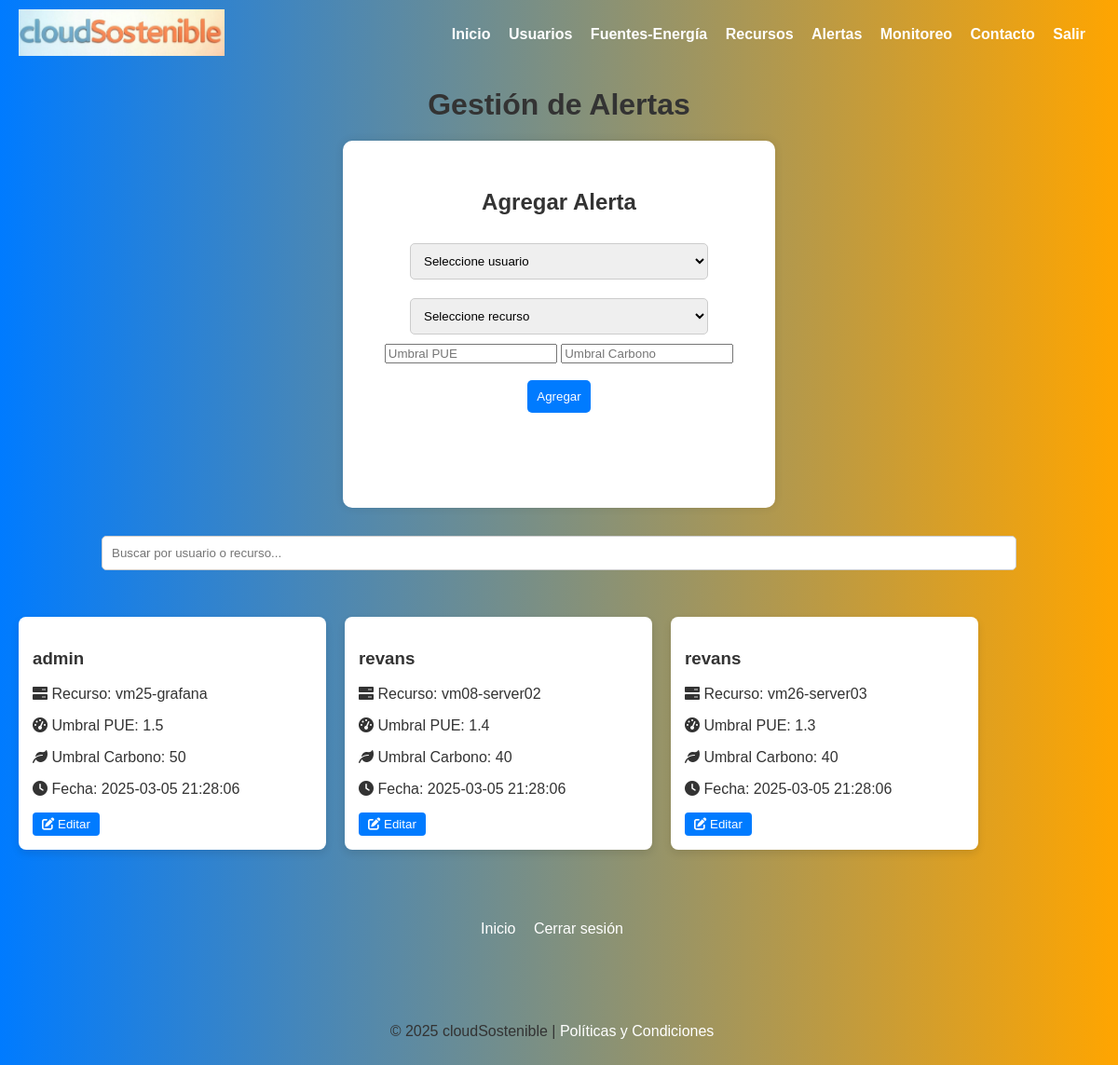
The page /cloudSostenible/alertas.php (signed in) on the database its author committed.
### tables this page shows
CREATE TABLE `alertas` (
  `id_alerta` int NOT NULL,
  `id_usuario` int NOT NULL,
  `id_recurso` int NOT NULL,
  `umbral_pue` float NOT NULL,
  `umbral_carbono` float NOT NULL,
  `fecha` timestamp NULL DEFAULT CURRENT_TIMESTAMP
);

CREATE TABLE `usuario` (
  `iduser` int NOT NULL,
  `nombre` varchar(100) NOT NULL,
  `email` varchar(100) NOT NULL,
  `password` varchar(255) NOT NULL,
  `rol` enum('admin','usuario') NOT NULL,
  `fecha_registro` timestamp NULL DEFAULT CURRENT_TIMESTAMP,
  `terms_accepted` tinyint(1) DEFAULT '0'
);

CREATE TABLE `recurso` (
  `id_recurso` int NOT NULL,
  `nombre` varchar(100) NOT NULL,
  `tipo` enum('servidor','db','otro') NOT NULL,
  `estado` enum('activo','inactivo') NOT NULL,
  `fecha` timestamp NULL DEFAULT CURRENT_TIMESTAMP,
  `id_energia` int DEFAULT NULL,
  `energia_renovable` tinyint(1) NOT NULL
);

### cloudSostenible/alertas.php (the view, shortened to what this page needs)
<?php
require_once 'db_connect.php';
function getAlertas($pdo) {
    $stmt = $pdo->query("SELECT a.*, u.nombre AS usuario_nombre, r.nombre AS recurso_nombre
                         FROM alertas a
                         JOIN usuario u ON a.id_usuario = u.iduser
                         JOIN recurso r ON a.id_recurso = r.id_recurso");
    return $stmt->fetchAll(PDO::FETCH_ASSOC);
}
$alertas = getAlertas($pdo);
?>
<!DOCTYPE html>
<html lang="es">
<head>
    <link rel="stylesheet" href="css/styles.css">
    <link rel="stylesheet" href="css/alerts.css">
    <link rel="stylesheet" href="https://cdnjs.cloudflare.com/ajax/libs/font-awesome/6.0.0-beta3/css/all.min.css">
</head>
<body>
    <header>
        <div class="logo">
            <a href="index.php"><img src="assets/cloudSostenible.png" alt="Logo cloudSostenible"></a>
        </div>
        <nav>
            <a href="index.php">Inicio</a>
            <a href="usuarios.php">Usuarios</a>
            <a href="fuentes.php">Fuentes-Energía</a>
            <a href="recursos.php">Recursos</a>
            <a href="alertas.php">Alertas</a>
            <a href="http://192.168.23.132:3000/d/fegfwr5rur8xse/panel-cloudsostenible?orgId=1&from=now-30m&to=now&timezone=browser&refresh=10s" target="_blank">Monitoreo</a>
            <a href="contacto.php">Contacto</a>
            <a href="logout.php">Salir</a>
        </nav>
    </header>
    <h1>Gestión de Alertas</h1>
    <div class="form-container">
        <form method="POST">
            <h2>Agregar Alerta</h2>
            <select name="id_usuario" required>
                <option value="">Seleccione usuario</option>
            </select>
            <select name="id_recurso" required>
                <option value="">Seleccione recurso</option>
            </select><br/>
            <input type="number" step="0.01" name="umbral_pue" placeholder="Umbral PUE" required>
            <input type="number" step="0.01" name="umbral_carbono" placeholder="Umbral Carbono" required><br/>
            <br/>
            <button type="submit" name="add">Agregar</button>
        </form>
    </div>
    <div class="search-container">
        <input type="text" id="search" class="search-bar" placeholder="Buscar por usuario o recurso...">
    </div>
    <div class="card-container" id="alerts-list">
        <?php foreach ($alertas as $alerta): ?>
            <div class="card" data-id="<?php echo $alerta['id_alerta']; ?>">
                <div class="info">
                    <h3><?php echo htmlspecialchars($alerta['usuario_nombre']); ?></h3>
                    <p><i class="fas fa-server"></i> Recurso: <?php echo htmlspecialchars($alerta['recurso_nombre']); ?></p>
                    <p><i class="fas fa-tachometer-alt"></i> Umbral PUE: <?php echo htmlspecialchars($alerta['umbral_pue']); ?></p>
                    <p><i class="fas fa-leaf"></i> Umbral Carbono: <?php echo htmlspecialchars($alerta['umbral_carbono']); ?></p>
                    <p><i class="fas fa-clock"></i> Fecha: <?php echo htmlspecialchars($alerta['fecha']); ?></p>
                </div>
                <div class="actions">
                    <button class="edit-btn"><i class="fas fa-edit"></i> Editar</button>
                </div>
            </div>
        <?php endforeach; ?>
    </div><br/>
    <br/>
    <div class="cierre">
        <a href="index.php">Inicio</a>
        <a href="logout.php">Cerrar sesión</a>
    </div>
    <br/>
    <br/>
    <footer>
        <p>&copy; 2025 cloudSostenible | <a href="politicas.php">Políticas y Condiciones</a></p>
    </footer>
</body>
</html>

### cloudSostenible/css/styles.css (style rules this page uses)
body { font-family: Arial, sans-serif; margin: 0; padding: 0; background: linear-gradient(to right, #007BFF, #FFA500); color: #333; }
header { background: linear-gradient(to right, #007BFF, #FFA500); color: white; padding: 10px 20px; display: flex; justify-content: space-between; align-items: center; }
header a { text-shadow:rgba(0, 0, 0, 0.1); font-weight: 700; }
header .logo img { height: 50px; color: white; }
h1 { text-align: center; margin: 20px 0; color:#333 }
.cierre { display: block; text-align: center; margin: 20px 0; text-decoration: none; }
.form-container { background: white; border-radius: 10px; box-shadow: 0 0 10px rgba(0, 0, 0, 0.1); text-align: center; width: 400px; min-height: 330px; padding: 2rem; margin: auto; }
input[type="text"], input[type="email"], input[type="password"], select { padding: 10px; margin: 10px 0; width: 80%; border: 1px solid #ccc; border-radius: 5px; }
button { padding: 5px 15px; background-color: #007BFF; color: white; padding: 10px; border: none; border-radius: 5px; cursor: pointer; }
a { color: white; text-decoration: none; margin-right: 15px; }
footer { font-family: Arial, sans-serif; margin: 0; padding: 20px; text-align: center; color: #333; }

### cloudSostenible/css/alerts.css (style rules this page uses)
.card-container { display: flex; flex-wrap: wrap; gap: 20px; padding: 20px; }
.card { background: #fff; border-radius: 8px; box-shadow: 0 4px 8px rgba(0, 0, 0, 0.1); padding: 15px; width: 300px; transition: transform 0.3s; }
.card .info { margin-bottom: 10px; }
.card .actions { margin-top: 10px; }
.search-container { display: flex; justify-content: center; margin: 20px 0; }
.search-bar { padding: 10px; width: 50%; border: 1px solid #ccc; border-radius: 8px; }
.save-btn, .edit-btn, .delete-btn { padding: 5px 10px; margin-right: 5px; border: none; border-radius: 4px; cursor: pointer; }
.edit-btn { background: #007bff; color: white; }

### rows shown on the page
alertas: id_usuario.nombre "admin", id_recurso.nombre "vm25-grafana", umbral_pue "1.5", umbral_carbono "50", fecha "2025-03-05 21:28:06"
alertas: id_usuario.nombre "revans", id_recurso.nombre "vm08-server02", umbral_pue "1.4", umbral_carbono "40", fecha "2025-03-05 21:28:06"
alertas: id_usuario.nombre "revans", id_recurso.nombre "vm26-server03", umbral_pue "1.3", umbral_carbono "40", fecha "2025-03-05 21:28:06"
